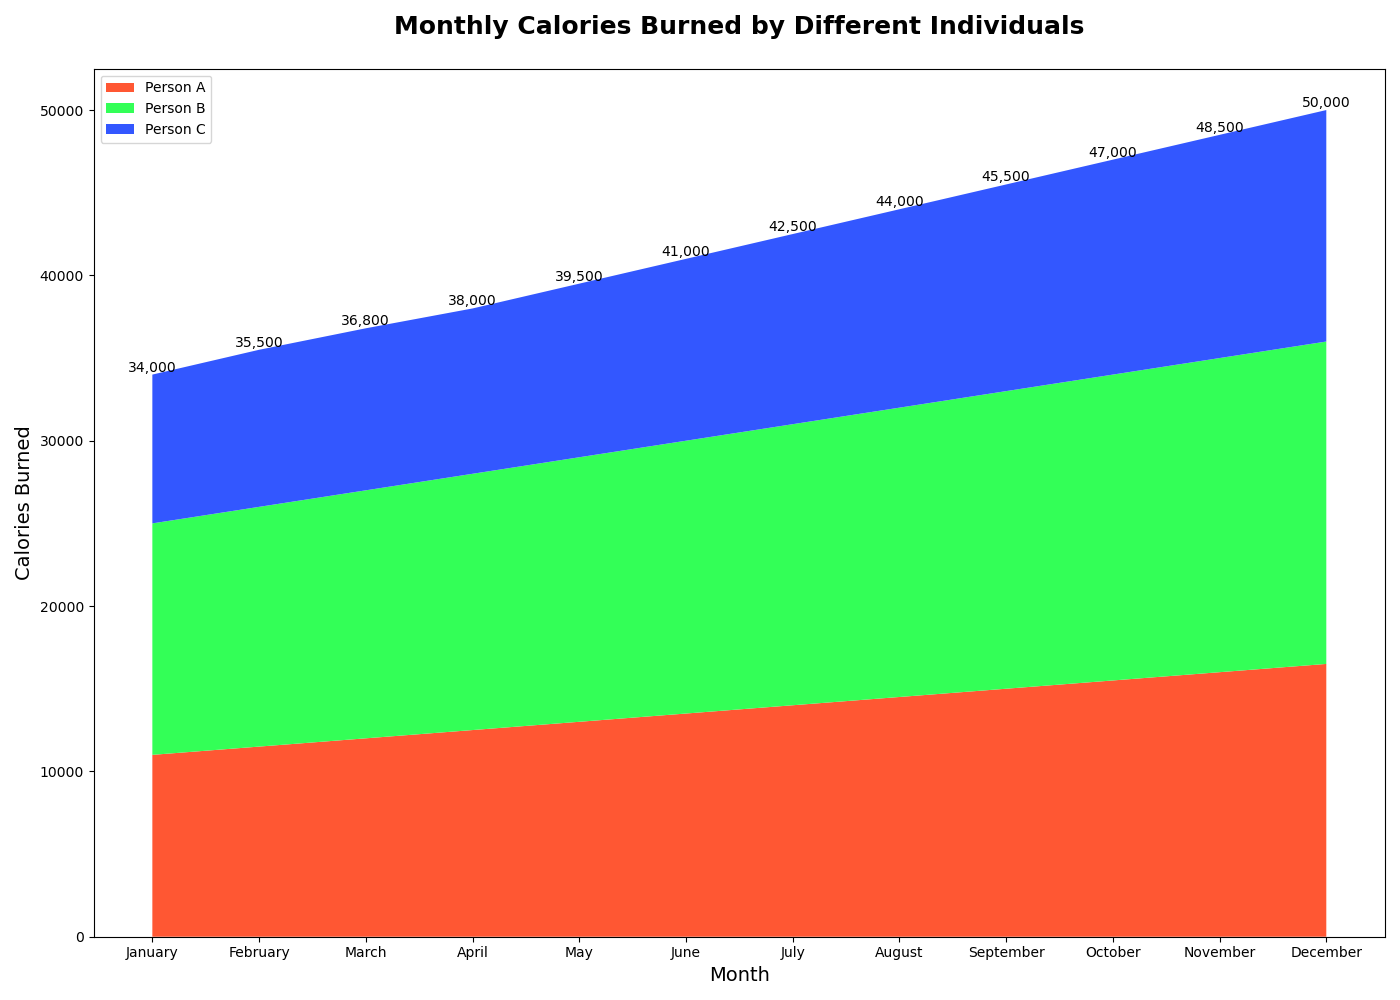

Write the Python code that produced this figure.

import matplotlib.pyplot as plt

# Data for the stacked area chart
months = ['January', 'February', 'March', 'April', 'May', 'June', 
          'July', 'August', 'September', 'October', 'November', 'December']
person_a = [11000, 11500, 12000, 12500, 13000, 13500, 14000, 14500, 15000, 15500, 16000, 16500]
person_b = [14000, 14500, 15000, 15500, 16000, 16500, 17000, 17500, 18000, 18500, 19000, 19500]
person_c = [9000, 9500, 9800, 10000, 10500, 11000, 11500, 12000, 12500, 13000, 13500, 14000]

# Create the stacked area chart
fig, ax = plt.subplots(figsize=(14, 10)) # Modify figure size
ax.stackplot(months, person_a, person_b, person_c, colors=['#FF5733', '#33FF57', '#3357FF'], labels=['Person A', 'Person B', 'Person C'])

# Customize the chart with a title and labels
ax.set_title('Monthly Calories Burned by Different Individuals', fontsize=18, fontweight='bold', pad=25)
ax.set_xlabel('Month', fontsize=14)
ax.set_ylabel('Calories Burned', fontsize=14)

# Assign annotation/text label on the chart.
for i in range(len(months)):
    total_steps = person_a[i] + person_b[i] + person_c[i]
    ax.text(i, total_steps, f"{total_steps:,}", ha='center', va='bottom')

# Add legend
ax.legend(loc='upper left')

# Show the figure
plt.tight_layout()
plt.show()
